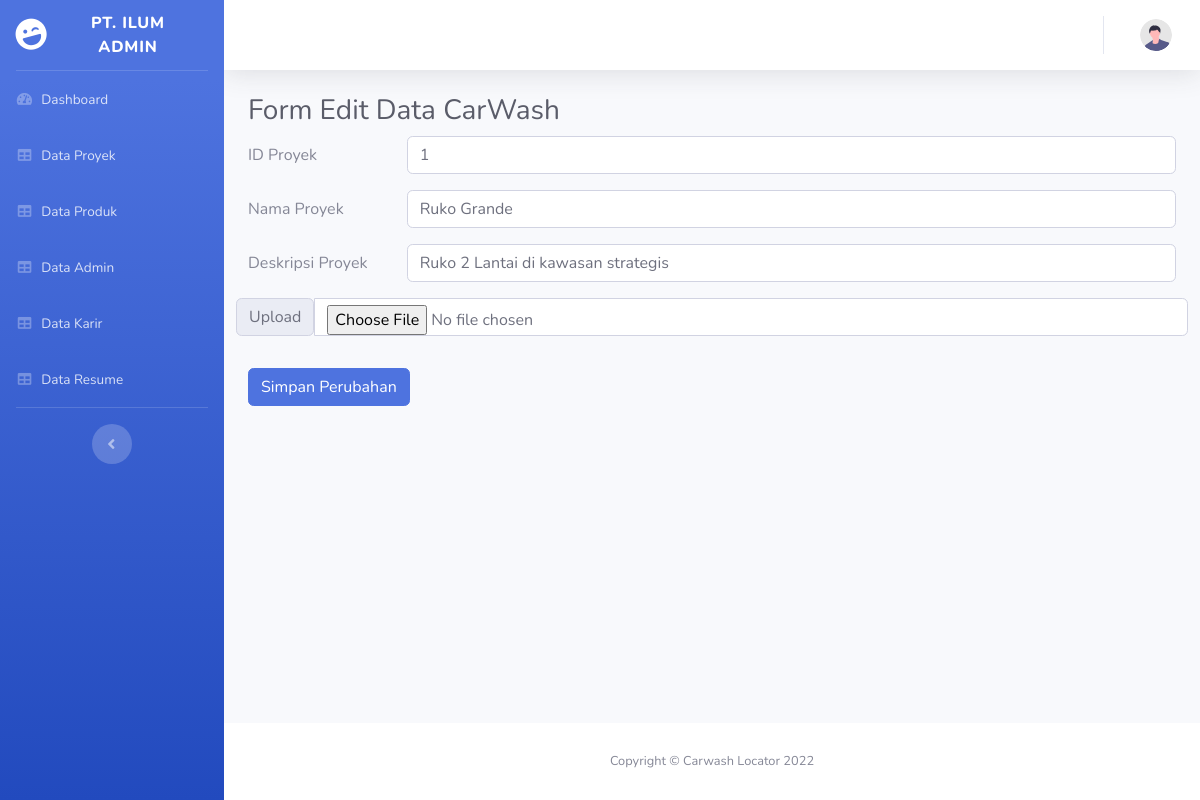
The app's page /admin/editproyek.php?ID_Proyek=1 with its own data.
### tables this page shows
CREATE TABLE `proyek` (
  `ID_Proyek` int(3) NOT NULL,
  `Nama_Proyek` text NOT NULL,
  `Deskripsi_Proyek` text NOT NULL,
  `gambar` varchar(255) NOT NULL
);

### admin/editproyek.php (the view, shortened to what this page needs)
<!DOCTYPE html>
<html lang="en">
<head>
  <link href="vendor/fontawesome-free/css/all.min.css" rel="stylesheet" type="text/css" />
  <link href="css/sb-admin-2.min.css" rel="stylesheet" />
</head>
<body id="page-top">
  <div id="wrapper">
    <ul class="navbar-nav bg-gradient-primary sidebar sidebar-dark accordion" id="accordionSidebar">
      <a class="sidebar-brand d-flex align-items-center justify-content-center" href="dashboard.php">
        <div class="sidebar-brand-icon rotate-n-15">
          <i class="fas fa-laugh-wink"></i>
        </div>
        <div class="sidebar-brand-text mx-3">PT. ILUM Admin</div>
      </a>
      <hr class="sidebar-divider my-0" />
      <li class="nav-item">
        <a class="nav-link" href="dashboard.php">
          <i class="fas fa-fw fa-tachometer-alt"></i>
          <span>Dashboard</span></a>
      </li>
      <li class="nav-item">
        <a class="nav-link" href="dataproyek.php">
          <i class="fas fa-fw fa-table"></i>
          <span>Data Proyek</span></a>
      </li>
      <li class="nav-item">
        <a class="nav-link" href="dataproduk.php">
          <i class="fas fa-fw fa-table"></i>
          <span>Data Produk</span></a>
      </li>
      <li class="nav-item">
        <a class="nav-link" href="dataadmin.php">
          <i class="fas fa-fw fa-table"></i>
          <span>Data Admin</span></a>
      </li>
      <li class="nav-item">
        <a class="nav-link" href="datakarir.php">
          <i class="fas fa-fw fa-table"></i>
          <span>Data Karir</span></a>
      </li>
      <li class="nav-item">
        <a class="nav-link" href="dataresume.php">
          <i class="fas fa-fw fa-table"></i>
          <span>Data Resume</span></a>
      </li>
      <hr class="sidebar-divider d-none d-md-block" />
      <div class="text-center d-none d-md-inline">
        <button class="rounded-circle border-0" id="sidebarToggle"></button>
      </div>
    </ul>
    <div id="content-wrapper" class="d-flex flex-column">
      <div id="content">
        <nav class="navbar navbar-expand navbar-light bg-white topbar mb-4 static-top shadow">
          <ul class="navbar-nav ml-auto">
            <li class="nav-item dropdown no-arrow">
              <a class="nav-link dropdown-toggle" href="#" id="userDropdown" role="button" data-toggle="dropdown" aria-haspopup="true" aria-expanded="false">
                <img class="img-profile rounded-circle" src="img/undraw_profile.svg" />
              </a>
            </li>
          </ul>
        </nav>
        <div class="container-fluid">
          <h1 class="h3 mb-2 text-gray-800">Form Edit Data CarWash</h1>
          <?php
          include "../config.php";
          $ID_Proyek = $_GET['ID_Proyek'];
          $data = mysqli_query($sambungin, "SELECT * FROM proyek WHERE ID_Proyek='$ID_Proyek'");
          while ($d = mysqli_fetch_array($data)) {
          ?>
            <form method="post" action="" enctype="multipart/form-data">
              <div class="row mb-3">
                <label class="col-sm-2 col-form-label">ID Proyek</label>
                <div class="col-sm-10">
                  <input type="text" class="form-control" name="ID_Proyek" value="<?php echo $d['ID_Proyek']; ?>">
                </div>
              </div>
              <div class="row mb-3">
                <label class="col-sm-2 col-form-label">Nama Proyek</label>
                <div class="col-sm-10">
                  <input type="text" class="form-control" name="Nama_Proyek" value="<?php echo $d['Nama_Proyek']; ?>">
                </div>
              </div>
              <div class="row mb-3">
                <label class="col-sm-2 col-form-label">Deskripsi Proyek</label>
                <div class="col-sm-10">
                  <input type="text" class="form-control" name="Deskripsi_Proyek" value="<?php echo $d['Deskripsi_Proyek']; ?>">
                </div>
              </div>
              <div class="row mb-3">
                <div class="input-group mb-3">
                  <label class="input-group-text">Upload</label>
                  <input type="file" class="form-control" name="gambar" value="<?php echo $d['gambar']; ?>">
                </div>
              </div>
              <button class="btn btn-primary">Simpan Perubahan</button>
            </form>
          <?php
          } ?>
        </div>
      </div>
      <footer class="sticky-footer bg-white">
        <div class="container my-auto">
          <div class="copyright text-center my-auto">
            <span>Copyright &copy; Carwash Locator 2022</span>
          </div>
        </div>
      </footer>
    </div>
  </div>
</body>
</html>

### records on screen
proyek: ID_Proyek "1", Nama_Proyek "Ruko Grande", Deskripsi_Proyek "Ruko 2 Lantai di kawasan strategis"
